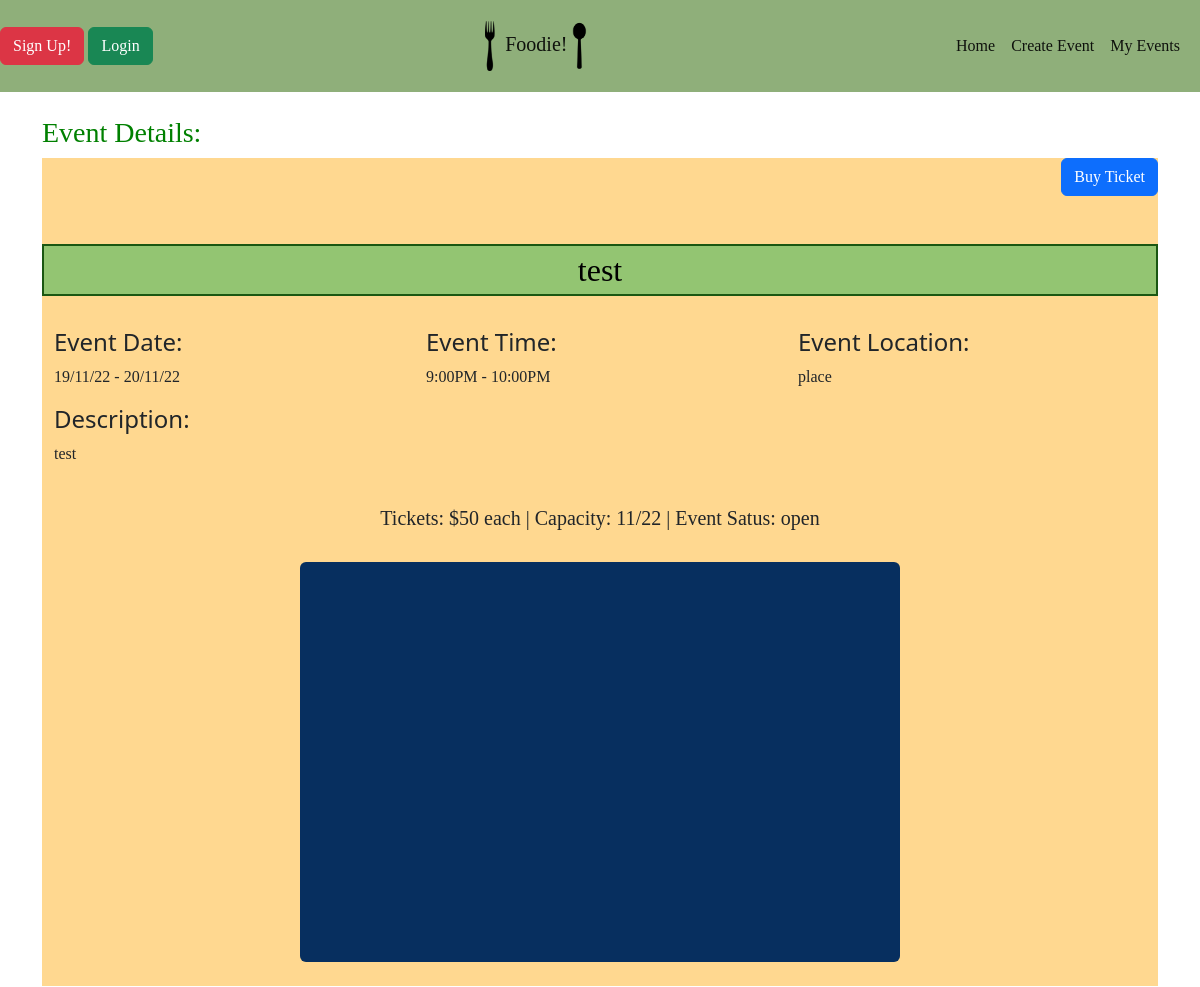
The app's page /events/2 (upper part), older data.
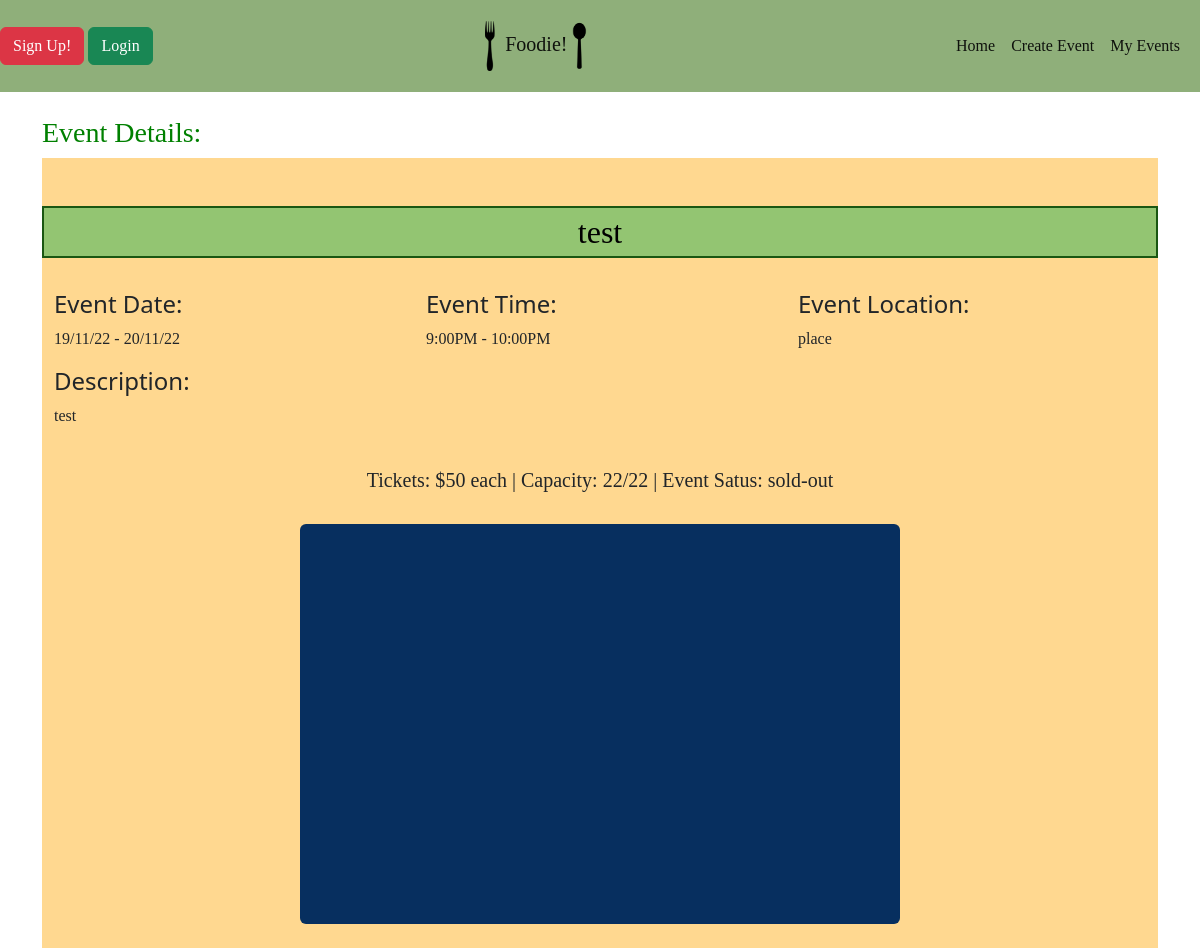
The same page, newer data.
### files/models.py (models this page shows, shortened)
class Booking(db.Model):
    __tablename__ = 'bookings'
    id = db.Column(db.Integer, primary_key=True)
    user_id = db.Column(db.Integer, db.ForeignKey('users.id'))
    event_id = db.Column(db.Integer, db.ForeignKey('events.id'))
    ticket_amount = db.Column(db.Integer, nullable=False)
    date = db.Column(db.String(20), nullable=False)

class Event(db.Model):
    __tablename__ = 'events'
    id = db.Column(db.Integer, primary_key=True)
    owner_id = db.Column(db.Integer, db.ForeignKey('users.id'))
    name = db.Column(db.String(100))
    status = db.Column(db.Integer)
    description = db.Column(db.String(1000))
    date_start = db.Column(db.String(20))
    date_end = db.Column(db.String(20))
    image = db.Column(db.String(400))
    time_start = db.Column(db.String(10))
    time_end = db.Column(db.String(10))
    address = db.Column(db.String(100))
    city = db.Column(db.String(50))
    state = db.Column(db.String(50))
    zip = db.Column(db.String(6))
    capacity = db.Column(db.Integer)
    ticket_price = db.Column(db.Integer)
    reviews = db.relationship('Review', backref='event')
    def getStatus(self):
        if(self.status == 1):
            return "open"
        elif(self.status == 2):
            return "unpublished"
        elif(self.status == 3):
            return "sold-out"
        elif(self.status == 4):
            return "cancelled"
    def getBookings(self):
        return Booking.query.filter_by(event_id=self.id)
    def getBought(self):
        bookings = self.getBookings()
        tickets_bought = 0
        for booking in bookings:
            tickets_bought += booking.ticket_amount
        return tickets_bought

### files/events.py (the view)
@bp.route('/<id>',  methods=['GET', 'POST'])
def show(id):
    event = Event.query.filter_by(id=id).first()
    return render_template('event_details.html', event=event, review_form=ReviewForm(), ticket_form=BuyTicketForm(), delete_form=DeleteForm())

### files/templates/event_details.html (shortened to what this page needs)
{% extends "base.html" %}
{% import "bootstrap/form.html" as wtf %}
{% block content %}
<br>
<div class="container">
  <h3>Event Details:</h3>
  <div style="background-color: rgb(255, 203, 107, 0.75)">
    {% if event.status == 1 %}
    <div class="container2">
      <button type="button" class="btn btn-primary" data-toggle="modal" data-target="#exampleModalCenter">
        Buy Ticket
      </button>
    </div>
    {% endif %}
    <br>
    <br>
    <h2>{{event.name}}</h2><br>
    <div class="container">
      <div class="row">
        <div class="col-lg">
          <h4>Event Date:</h4>
          <p>{{event.date_start}} - {{event.date_end}}</p>
        </div>
        <div class="col-lg">
          <h4>Event Time:</h4>
          <p>{{event.time_start}} - {{event.time_end}}</p>
        </div>
        <div class="col-lg">
          <h4>Event Location:</h4>
          <p>{{event.address}}</p>
        </div>
      </div>
      <h4>Description:</h4>
      <p>{{event.description}}
      </p>
      <br>
      <h5>Tickets: ${{event.ticket_price}} each | Capacity: {{event.getBought()}}/{{event.capacity}} | Event Satus: {{event.getStatus()}}</h5>
      <br>
      <div class="row">
          <div class="text-center">
          <img src="{{event.image}}" height="400px" width="600px" class="rounded mx-auto d block">
          <br>
        </div>
      </div>
    </div>
    <br>
  </div>
</div>
<br>
{% endblock %}

Row changes from the older to the newer data that the page shows:
changed Event "test": getStatus "open" → "sold-out"; status 1 → 3 (drawn)
computed for Booking: getBought "11" → "22"
Text that changed along with them:
text no longer shown: "Buy Ticket"
